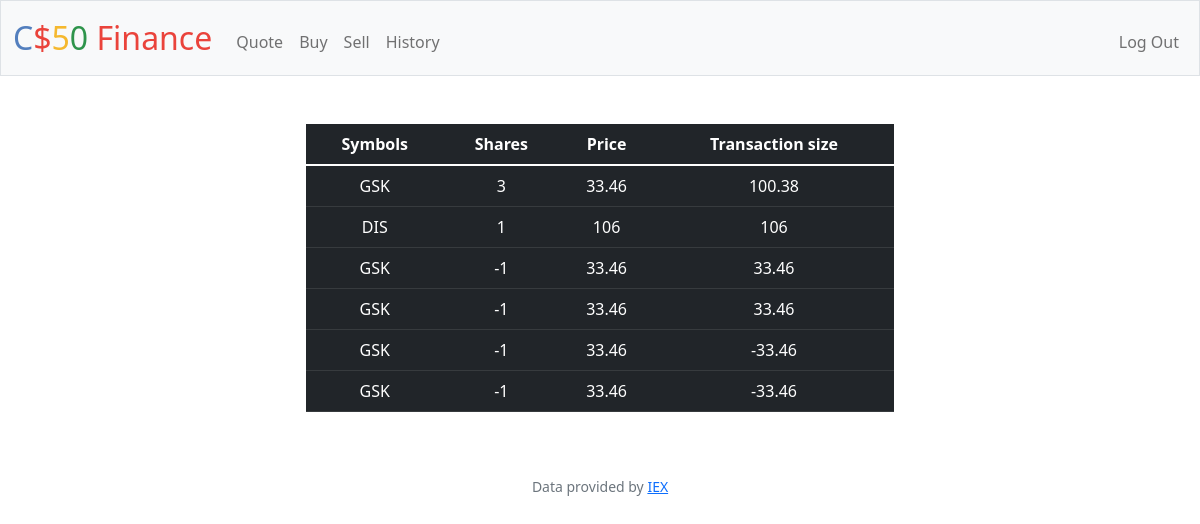
The page /history (signed in) on the database its author committed.
### tables this page shows
CREATE TABLE history (
                history_user_id INTEGER NOT NULL,
                history_id INTEGER PRIMARY KEY,
                name TEXT NOT NULL,
                symbol TEXT NOT NULL,
                shares INTEGER NOT NULL,
                price INTEGER NOT NULL,
                value_of_stock NUMERIC NOT NULL
            );

### app.py (the view)
@app.route("/history")
@login_required
def history():
    history_rows = db.execute("SELECT * FROM history WHERE history_user_id = ?", session["user_id"])
    return render_template("history.html", history_rows = history_rows)

### app.py (called while the page is built)
@app.after_request
def after_request(response):
    response.headers["Cache-Control"] = "no-cache, no-store, must-revalidate"
    response.headers["Expires"] = 0
    response.headers["Pragma"] = "no-cache"
    return response

### helpers.py (called while the page is built)
def login_required(f):
    @wraps(f)
    def decorated_function(*args, **kwargs):
        if session.get("user_id") is None:
            return redirect("/login")
        return f(*args, **kwargs)
    return decorated_function

### templates/history.html
{% extends "layout.html" %}
{% block main %}
<div class="mx-auto w-50">
<table class="table table-dark">
    <thead>
        <tr>
            <th>Symbols</th>
            <th>Shares</th>
            <th>Price</th>
            <th>Transaction size</th>
        </tr>
    </thead>
    <tbody>
        {% for dict in history_rows %}
            <tr>
                <td>{{dict.symbol}}</td>
                <td>{{dict.shares}}</td>
                <td>{{dict.price}}</td>
                <td>{{dict.value_of_stock}}</td>
            </tr>
        {% endfor %}
    </tbody>
</table>
{% endblock %}

### rows shown on the page
history: symbol "GSK", shares "3", price "33.46", value_of_stock "100.38"
history: symbol "DIS", shares "1", price "106", value_of_stock "106"
history: symbol "GSK", shares "-1", price "33.46", value_of_stock "33.46"
history: symbol "GSK", shares "-1", price "33.46", value_of_stock "33.46"
history: symbol "GSK", shares "-1", price "33.46", value_of_stock "-33.46"
history: symbol "GSK", shares "-1", price "33.46", value_of_stock "-33.46"
